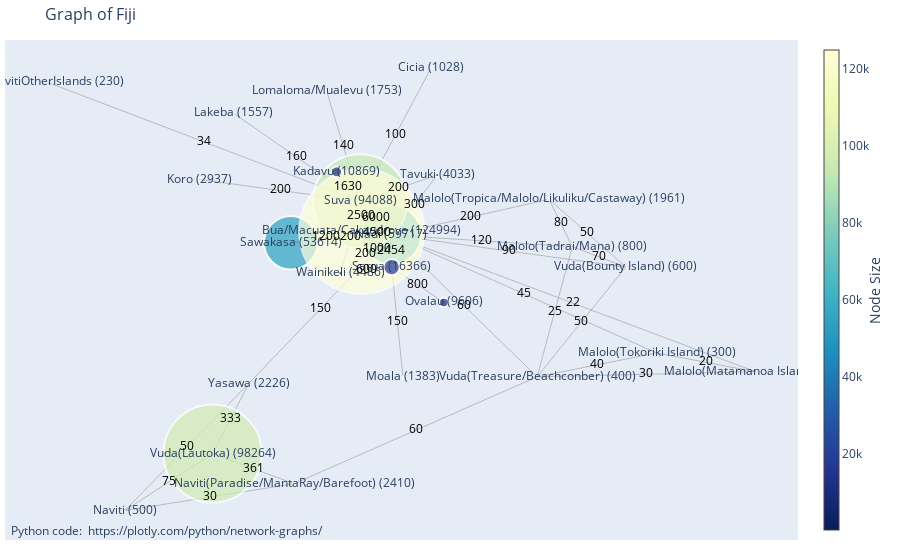
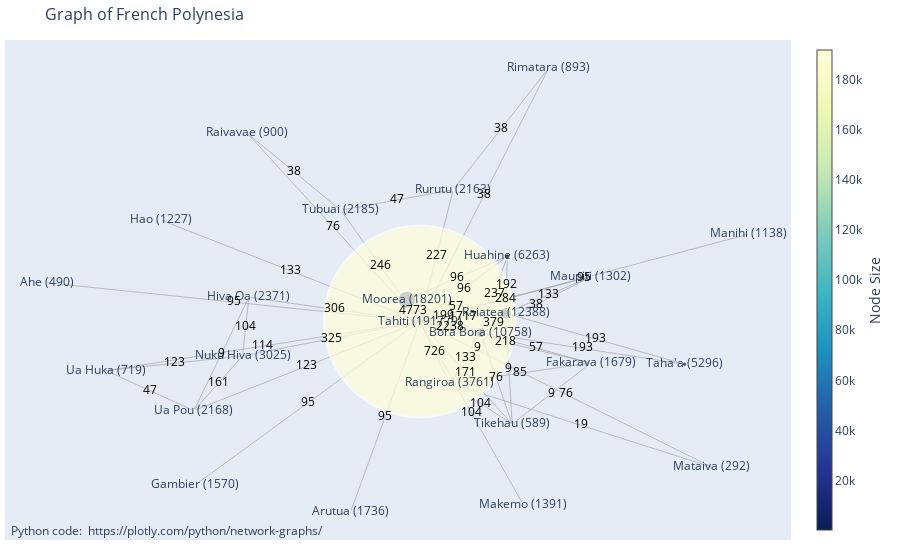
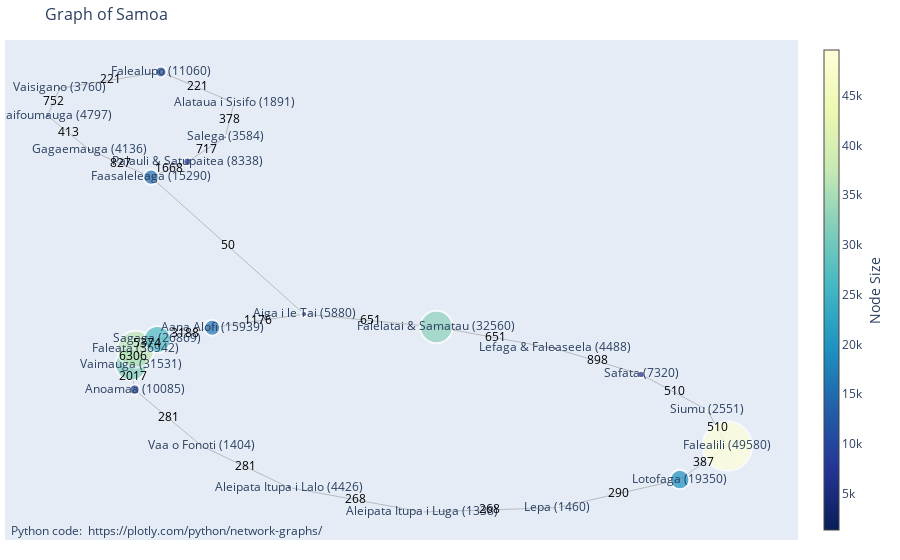

Here is the notebook cell these charts were saved with, in order:
### Code cell
import plotly.graph_objects as go
import networkx as nx

def draw_plotly_graph(json_path, title):
    with open(json_path, 'r') as file:
        df = json.load(file)

    locations = df['n']
    links = df['Connectivity Matrix W']
    ports = df['ports_according_communities']

    location_map = {}
    for location, port_list in ports.items():
        for port in port_list:
            location_map[port.strip()] = location

    G = nx.Graph()

    for location, population in locations.items():
        G.add_node(location, size=population, label=f"{location} ({population})")

    for connection, volume in links.items():
        loc1, loc2 = [location_map[port.strip()] for port in connection.split(',')]
        G.add_edge(loc1, loc2, weight=volume)

    pos = nx.spring_layout(G)
    edge_x = []
    edge_y = []
    edge_text = []
    for edge in G.edges():
        x0, y0 = pos[edge[0]]
        x1, y1 = pos[edge[1]]
        edge_x.extend([x0, x1, None])
        edge_y.extend([y0, y1, None])
        edge_text.append(f'{G[edge[0]][edge[1]]["weight"]}')

    edge_trace = go.Scatter(
        x=edge_x, y=edge_y,
        line=dict(width=0.5, color='#888'),
        hoverinfo='none',
        mode='lines')

    node_x = []
    node_y = []
    node_text = []
    node_size = []
    for node in G.nodes():
        x, y = pos[node]
        node_x.append(x)
        node_y.append(y)
        node_text.append(G.nodes[node]['label'])
        node_size.append(G.nodes[node]['size'])

    node_trace = go.Scatter(
        x=node_x, y=node_y,
        mode='markers+text',
        hoverinfo='text',
        text=node_text,
        marker=dict(
            showscale=True,
            colorscale='YlGnBu',
            reversescale=True,
            color=node_size,
            size=[size / 1000 for size in node_size],
            colorbar=dict(
                thickness=15,
                title='Node Size',
                xanchor='left',
                titleside='right'
            ),
            line_width=2))

    edge_weight_trace = go.Scatter(
        x=[(pos[edge[0]][0] + pos[edge[1]][0]) / 2 for edge in G.edges()],
        y=[(pos[edge[0]][1] + pos[edge[1]][1]) / 2 for edge in G.edges()],
        text=edge_text,
        mode='text',
        hoverinfo='none',
        textfont=dict(color='black')
    )

    fig = go.Figure(data=[edge_trace, node_trace, edge_weight_trace],
                    layout=go.Layout(
                        title=title,
                        titlefont_size=16,
                        showlegend=False,
                        hovermode='closest',
                        margin=dict(b=20, l=5, r=5, t=40),
                        annotations=[dict(
                            text="Python code: <a href='https://plotly.com/python/network-graphs/'> https://plotly.com/python/network-graphs/</a>",
                            showarrow=False,
                            xref="paper", yref="paper",
                            x=0.005, y=-0.002)],
                        xaxis=dict(showgrid=False, zeroline=False, showticklabels=False),
                        yaxis=dict(showgrid=False, zeroline=False, showticklabels=False))
                    )
    fig.show()

# Draw graphs for each network
draw_plotly_graph('fj_network.json', 'Graph of Fiji')
draw_plotly_graph('fp_network.json', 'Graph of French Polynesia')
draw_plotly_graph('ws_network.json', 'Graph of Samoa')

### Figure 1 — Plotly figure (JSON) as saved in the notebook; plotly's stock layout.template omitted (floating-point values rounded to 4 significant figures)
{"data": [{"hoverinfo": "none", "line": {"color": "#888", "width": 0.5}, "mode": "lines", "type": "scatter", "x": [0.02107, 0.4147, null, 0.02107, 0.6064, null, 0.02107, 0.6834, null, 0.02107, 0.4726, null, 0.02107, 0.3849, null, 0.02107, 0.9296, null, 0.02107, -0.3348, null, 0.02107, 0.02182, null, 0.02107, -0.05686, null, 0.02107, 0.1357, null, 0.02107, -0.05273, null, 0.02107, -0.1054, null, -0.2297, -0.05273, null, -0.4252, -0.2216, null, -0.4252, -0.3348, null, -0.4252, -0.6439, null, 0.4147, 0.6064, null, 0.4147, 0.4726, null, 0.6064, 0.4726, null, 0.6064, 0.3849, null, -0.05686, -0.1154, null, -0.05686, 0.1357, null, -0.05686, -0.3731, null, -0.05686, 0.1202, null, -0.05686, -0.1406, null, -0.05686, -0.8367, null, -0.05686, -0.4567, null, -0.05686, -0.05273, null, -0.05686, -0.1054, null, -0.2216, 0.3849, null, -0.2216, -0.6439, null, 0.6834, 0.3849, null, 0.6834, 0.9296, null, 0.4726, 0.3849, null, 0.3849, 0.9296, null, -0.3348, -0.6439, null, -0.05273, 0.02182, null, 0.02182, 0.05034, null, 0.02182, 0.152, null, 0.02182, -0.1054, null], "y": [0.1284, 0.2745, null, 0.1284, -0.003111, null, 0.1284, -0.3546, null, 0.1284, 0.0803, null, 0.1284, -0.4524, null, 0.1284, -0.4315, null, 0.1284, -0.4799, null, 0.1284, -0.003553, null, 0.1284, 0.266, null, 0.1284, 0.3738, null, 0.1284, 0.143, null, 0.1284, -0.02888, null, 0.09632, 0.143, null, -0.7668, -0.8902, null, -0.7668, -0.4799, null, -0.7668, -1, null, 0.2745, -0.003111, null, 0.2745, 0.0803, null, -0.003111, 0.0803, null, -0.003111, -0.4524, null, 0.266, 0.3867, null, 0.266, 0.3738, null, 0.266, 0.6271, null, 0.266, 0.812, null, 0.266, 0.7177, null, 0.266, 0.7531, null, 0.266, 0.3551, null, 0.266, 0.143, null, 0.266, -0.02888, null, -0.8902, -0.4524, null, -0.8902, -1, null, -0.3546, -0.4524, null, -0.3546, -0.4315, null, 0.0803, -0.4524, null, -0.4524, -0.4315, null, -0.4799, -1, null, 0.143, -0.003553, null, -0.003553, -0.4551, null, -0.003553, -0.1481, null, -0.003553, -0.02888, null]}, {"hoverinfo": "text", "marker": {"color": [59717, 53614, 98264, 1961, 600, 94088, 2410, 300, 800, 400, 2226, 150, 500, 124994, 10869, 16366, 4033, 1383, 1557, 1028, 1753, 9606, 230, 2937, 4486], "colorbar": {"thickness": 15, "title": {"side": "right", "text": "Node Size"}, "xanchor": "left"}, "colorscale": [[0, "rgb(255,255,217)"], [0.125, "rgb(237,248,177)"], [0.25, "rgb(199,233,180)"], [0.375, "rgb(127,205,187)"], [0.5, "rgb(65,182,196)"], [0.625, "rgb(29,145,192)"], [0.75, "rgb(34,94,168)"], [0.875, "rgb(37,52,148)"], [1, "rgb(8,29,88)"]], "line": {"width": 2}, "reversescale": true, "showscale": true, "size": [59.72, 53.61, 98.26, 1.961, 0.6, 94.09, 2.41, 0.3, 0.8, 0.4, 2.226, 0.15, 0.5, 125.0, 10.87, 16.37, 4.033, 1.383, 1.557, 1.028, 1.753, 9.606, 0.23, 2.937, 4.486]}, "mode": "markers+text", "text": ["Nadi (59717)", "Sawakasa (53614)", "Vuda(Lautoka) (98264)", "Malolo(Tropica/Malolo/Likuliku/Castaway) (1961)", "Vuda(Bounty Island) (600)", "Suva (94088)", "Naviti(Paradise/MantaRay/Barefoot) (2410)", "Malolo(Tokoriki Island) (300)", "Malolo(Tadrai/Mana) (800)", "Vuda(Treasure/Beachconber) (400)", "Yasawa (2226)", "Malolo(Matamanoa Island) (150)", "Naviti (500)", "Bua/Macuata/Cakaudrove (124994)", "Kadavu (10869)", "Serua (16366)", "Tavuki (4033)", "Moala (1383)", "Lakeba (1557)", "Cicia (1028)", "Lomaloma/Mualevu (1753)", "Ovalau (9606)", "LomaivitiOtherIslands (230)", "Koro (2937)", "Wainikeli (4486)"], "type": "scatter", "x": [0.02107, -0.2297, -0.4252, 0.4147, 0.6064, -0.05686, -0.2216, 0.6834, 0.4726, 0.3849, -0.3348, 0.9296, -0.6439, -0.05273, -0.1154, 0.02182, 0.1357, 0.05034, -0.3731, 0.1202, -0.1406, 0.152, -0.8367, -0.4567, -0.1054], "y": [0.1284, 0.09632, -0.7668, 0.2745, -0.003111, 0.266, -0.8902, -0.3546, 0.0803, -0.4524, -0.4799, -0.4315, -1, 0.143, 0.3867, -0.003553, 0.3738, -0.4551, 0.6271, 0.812, 0.7177, -0.1481, 0.7531, 0.3551, -0.02888]}, {"hoverinfo": "none", "mode": "text", "text": ["200", "90", "45", "120", "60", "22", "150", "2454", "6000", "300", "4500", "200", "1200", "361", "333", "75", "50", "80", "70", "50", "1630", "200", "160", "100", "140", "34", "200", "2500", "200", "60", "30", "40", "20", "25", "30", "50", "1000", "150", "800", "600"], "textfont": {"color": "black"}, "type": "scatter", "x": [0.2179, 0.3137, 0.3522, 0.2468, 0.203, 0.4754, -0.1569, 0.02144, -0.01789, 0.07838, -0.01583, -0.04219, -0.1412, -0.3234, -0.38, -0.5346, 0.5105, 0.4436, 0.5395, 0.4956, -0.08612, 0.03942, -0.215, 0.03169, -0.09872, -0.4468, -0.2568, -0.0548, -0.08115, 0.08165, -0.4328, 0.5342, 0.8065, 0.4288, 0.6573, -0.4893, -0.01546, 0.03608, 0.08689, -0.04181], "y": [0.2014, 0.06266, -0.1131, 0.1044, -0.162, -0.1515, -0.1757, 0.06244, 0.1972, 0.2511, 0.1357, 0.04978, 0.1196, -0.8285, -0.6233, -0.8834, 0.1357, 0.1774, 0.03859, -0.2278, 0.3264, 0.3199, 0.4465, 0.539, 0.4918, 0.5096, 0.3106, 0.2045, 0.1186, -0.6713, -0.9451, -0.4035, -0.393, -0.1861, -0.442, -0.7399, 0.06971, -0.2293, -0.07583, -0.01622]}], "layout": {"annotations": [{"showarrow": false, "text": "Python code: <a href='https://plotly.com/python/network-graphs/'> https://plotly.com/python/network-graphs/</a>", "x": 0.005, "xref": "paper", "y": -0.002, "yref": "paper"}], "hovermode": "closest", "margin": {"b": 20, "l": 5, "r": 5, "t": 40}, "showlegend": false, "title": {"font": {"size": 16}, "text": "Graph of Fiji"}, "xaxis": {"showgrid": false, "showticklabels": false, "zeroline": false}, "yaxis": {"showgrid": false, "showticklabels": false, "zeroline": false}}}

### Figure 2 — Plotly figure (JSON) as saved in the notebook; plotly's stock layout.template omitted (floating-point values rounded to 4 significant figures; data arrays with more than 128 entries replaced by an {"elided": "..."} marker saying what was removed)
{"data": [{"hoverinfo": "none", "line": {"color": "#888", "width": 0.5}, "mode": "lines", "type": "scatter", "x": {"elided": "150 float values"}, "y": {"elided": "150 float values"}}, {"hoverinfo": "text", "marker": {"color": [490, 1736, 10758, 1679, 1570, 1227, 2371, 6263, 1391, 1138, 292, 1302, 18201, 3025, 12388, 900, 3761, 893, 2163, 5296, 191779, 589, 2185, 719, 2168], "colorbar": {"thickness": 15, "title": {"side": "right", "text": "Node Size"}, "xanchor": "left"}, "colorscale": [[0, "rgb(255,255,217)"], [0.125, "rgb(237,248,177)"], [0.25, "rgb(199,233,180)"], [0.375, "rgb(127,205,187)"], [0.5, "rgb(65,182,196)"], [0.625, "rgb(29,145,192)"], [0.75, "rgb(34,94,168)"], [0.875, "rgb(37,52,148)"], [1, "rgb(8,29,88)"]], "line": {"width": 2}, "reversescale": true, "showscale": true, "size": [0.49, 1.736, 10.76, 1.679, 1.57, 1.227, 2.371, 6.263, 1.391, 1.138, 0.292, 1.302, 18.2, 3.025, 12.39, 0.9, 3.761, 0.893, 2.163, 5.296, 191.8, 0.589, 2.185, 0.719, 2.168]}, "mode": "markers+text", "text": ["Ahe (490)", "Arutua (1736)", "Bora Bora (10758)", "Fakarava (1679)", "Gambier (1570)", "Hao (1227)", "Hiva Oa (2371)", "Huahine (6263)", "Makemo (1391)", "Manihi (1138)", "Mataiva (292)", "Maupiti (1302)", "Moorea (18201)", "Nuku Hiva (3025)", "Raiatea (12388)", "Raivavae (900)", "Rangiroa (3761)", "Rimatara (893)", "Rurutu (2163)", "Taha'a (5296)", "Tahiti (191779)", "Tikehau (589)", "Tubuai (2185)", "Ua Huka (719)", "Ua Pou (2168)"], "type": "scatter", "x": [-0.7645, -0.1263, 0.1474, 0.3787, -0.453, -0.5258, -0.3404, 0.2034, 0.2369, 0.7112, 0.6329, 0.3783, -0.008313, -0.3537, 0.1997, -0.3442, 0.08224, 0.2905, 0.08958, 0.5765, 0.01907, 0.2136, -0.1468, -0.6407, -0.4562], "y": [0.1578, -0.7409, -0.03771, -0.1571, -0.6342, 0.4042, 0.1009, 0.2617, -0.7119, 0.3487, -0.5646, 0.1808, 0.09097, -0.1289, 0.03835, 0.7449, -0.2362, 1, 0.5226, -0.1616, 0.005989, -0.3964, 0.4423, -0.1866, -0.3433]}, {"hoverinfo": "none", "mode": "text", "text": ["95", "95", "57", "237", "38", "199", "379", "133", "193", "76", "2238", "85", "218", "9", "95", "133", "104", "306", "9", "96", "192", "96", "104", "95", "19", "76", "133", "284", "57", "4773", "123", "161", "325", "9", "193", "9", "1717", "76", "38", "104", "726", "38", "38", "47", "227", "171", "246", "114", "123", "47"], "textfont": {"color": "black"}, "type": "scatter", "x": [-0.3727, -0.05363, 0.263, 0.1754, 0.2628, 0.06954, 0.1736, 0.1148, 0.3619, 0.1805, 0.08323, 0.2305, 0.1989, 0.2961, -0.217, -0.2534, -0.347, -0.1607, -0.3983, 0.09753, 0.2015, 0.1112, 0.128, 0.3651, 0.3576, 0.326, 0.289, 0.1987, 0.0957, 0.005376, -0.4972, -0.4049, -0.1673, 0.141, 0.3881, 0.2066, 0.1094, -0.1626, -0.2455, 0.1479, 0.05065, 0.1901, 0.1548, -0.02863, 0.05432, 0.1163, -0.06388, -0.3108, -0.2185, -0.5484], "y": [0.08189, -0.3675, -0.0974, 0.112, 0.07155, 0.02663, 0.0003179, -0.137, -0.09968, -0.217, -0.01586, -0.1967, -0.07555, -0.2767, -0.3141, 0.2051, -0.01396, 0.05346, -0.1212, 0.1763, 0.15, 0.1338, -0.3529, 0.1774, -0.4004, -0.2793, 0.1096, 0.0934, 0.06466, 0.04848, -0.1577, -0.2361, -0.06144, -0.09894, -0.06164, -0.179, 0.02217, 0.3754, 0.5936, -0.3163, -0.1151, 0.7613, 0.503, 0.4825, 0.2643, -0.1952, 0.2242, -0.0903, -0.1686, -0.2649]}], "layout": {"annotations": [{"showarrow": false, "text": "Python code: <a href='https://plotly.com/python/network-graphs/'> https://plotly.com/python/network-graphs/</a>", "x": 0.005, "xref": "paper", "y": -0.002, "yref": "paper"}], "hovermode": "closest", "margin": {"b": 20, "l": 5, "r": 5, "t": 40}, "showlegend": false, "title": {"font": {"size": 16}, "text": "Graph of French Polynesia"}, "xaxis": {"showgrid": false, "showticklabels": false, "zeroline": false}, "yaxis": {"showgrid": false, "showticklabels": false, "zeroline": false}}}

### Figure 3 — Plotly figure (JSON) as saved in the notebook; plotly's stock layout.template omitted (floating-point values rounded to 4 significant figures)
{"data": [{"hoverinfo": "none", "line": {"color": "#888", "width": 0.5}, "mode": "lines", "type": "scatter", "x": [-0.2281, -0.3164, null, -0.2281, -0.1758, null, -0.2281, -0.008814, null, -0.3164, -0.3762, null, -0.3762, -0.3592, null, -0.3592, -0.214, null, -0.214, -0.109, null, -0.109, -0.122, null, -0.122, -0.1758, null, -0.2567, -0.2517, null, -0.2567, -0.2501, null, -0.2501, -0.2189, null, -0.2189, -0.1405, null, -0.1405, -0.008814, null, -0.008814, 0.1806, null, 0.1806, 0.35, null, 0.35, 0.4739, null, 0.4739, 0.5685, null, 0.5685, 0.5974, null, 0.5974, 0.5293, null, 0.5293, 0.3539, null, 0.3539, 0.16, null, 0.16, -0.03067, null, -0.03067, -0.1555, null, -0.1555, -0.2517, null], "y": [0.5573, 0.6717, null, 0.5573, 0.6225, null, 0.5573, -0.01912, null, 0.6717, 0.8156, null, 0.8156, 0.9307, null, 0.9307, 1, null, 1, 0.87, null, 0.87, 0.7243, null, 0.7243, 0.6225, null, -0.2324, -0.3373, null, -0.2324, -0.1673, null, -0.1673, -0.1258, null, -0.1258, -0.07659, null, -0.07659, -0.01912, null, -0.01912, -0.07359, null, -0.07359, -0.1638, null, -0.1638, -0.2732, null, -0.2732, -0.4228, null, -0.4228, -0.5747, null, -0.5747, -0.7156, null, -0.7156, -0.834, null, -0.834, -0.8522, null, -0.8522, -0.7492, null, -0.7492, -0.5745, null, -0.5745, -0.3373, null]}, {"hoverinfo": "text", "marker": {"color": [15290, 4136, 4797, 3760, 11060, 1891, 3584, 8338, 31531, 36942, 26869, 15939, 5880, 32560, 4488, 7320, 2551, 49580, 19350, 1460, 1338, 4426, 1404, 10085], "colorbar": {"thickness": 15, "title": {"side": "right", "text": "Node Size"}, "xanchor": "left"}, "colorscale": [[0, "rgb(255,255,217)"], [0.125, "rgb(237,248,177)"], [0.25, "rgb(199,233,180)"], [0.375, "rgb(127,205,187)"], [0.5, "rgb(65,182,196)"], [0.625, "rgb(29,145,192)"], [0.75, "rgb(34,94,168)"], [0.875, "rgb(37,52,148)"], [1, "rgb(8,29,88)"]], "line": {"width": 2}, "reversescale": true, "showscale": true, "size": [15.29, 4.136, 4.797, 3.76, 11.06, 1.891, 3.584, 8.338, 31.53, 36.94, 26.87, 15.94, 5.88, 32.56, 4.488, 7.32, 2.551, 49.58, 19.35, 1.46, 1.338, 4.426, 1.404, 10.09]}, "mode": "markers+text", "text": ["Faasaleleaga (15290)", "Gagaemauga (4136)", "Gagaifoumauga (4797)", "Vaisigano (3760)", "Falealupo (11060)", "Alataua i Sisifo (1891)", "Salega (3584)", "Palauli & Satupaitea (8338)", "Vaimauga (31531)", "Faleata (36942)", "Sagaga (26869)", "Aana Alofi (15939)", "Aiga i le Tai (5880)", "Falelatai & Samatau (32560)", "Lefaga & Faleaseela (4488)", "Safata (7320)", "Siumu (2551)", "Falealili (49580)", "Lotofaga (19350)", "Lepa (1460)", "Aleipata Itupa i Luga (1338)", "Aleipata Itupa i Lalo (4426)", "Vaa o Fonoti (1404)", "Anoamaa (10085)"], "type": "scatter", "x": [-0.2281, -0.3164, -0.3762, -0.3592, -0.214, -0.109, -0.122, -0.1758, -0.2567, -0.2501, -0.2189, -0.1405, -0.008814, 0.1806, 0.35, 0.4739, 0.5685, 0.5974, 0.5293, 0.3539, 0.16, -0.03067, -0.1555, -0.2517], "y": [0.5573, 0.6717, 0.8156, 0.9307, 1, 0.87, 0.7243, 0.6225, -0.2324, -0.1673, -0.1258, -0.07659, -0.01912, -0.07359, -0.1638, -0.2732, -0.4228, -0.5747, -0.7156, -0.834, -0.8522, -0.7492, -0.5745, -0.3373]}, {"hoverinfo": "none", "mode": "text", "text": ["827", "1668", "50", "413", "752", "221", "221", "378", "717", "2017", "6306", "5374", "3188", "1176", "651", "651", "898", "510", "510", "387", "290", "268", "268", "281", "281"], "textfont": {"color": "black"}, "type": "scatter", "x": [-0.2722, -0.2019, -0.1184, -0.3463, -0.3677, -0.2866, -0.1615, -0.1155, -0.1489, -0.2542, -0.2534, -0.2345, -0.1797, -0.07466, 0.08591, 0.2653, 0.4119, 0.5212, 0.5829, 0.5633, 0.4416, 0.257, 0.06467, -0.09307, -0.2036], "y": [0.6145, 0.5899, 0.2691, 0.7436, 0.8731, 0.9653, 0.935, 0.7972, 0.6734, -0.2848, -0.1999, -0.1465, -0.1012, -0.04785, -0.04635, -0.1187, -0.2185, -0.348, -0.4987, -0.6451, -0.7748, -0.8431, -0.8007, -0.6619, -0.4559]}], "layout": {"annotations": [{"showarrow": false, "text": "Python code: <a href='https://plotly.com/python/network-graphs/'> https://plotly.com/python/network-graphs/</a>", "x": 0.005, "xref": "paper", "y": -0.002, "yref": "paper"}], "hovermode": "closest", "margin": {"b": 20, "l": 5, "r": 5, "t": 40}, "showlegend": false, "title": {"font": {"size": 16}, "text": "Graph of Samoa"}, "xaxis": {"showgrid": false, "showticklabels": false, "zeroline": false}, "yaxis": {"showgrid": false, "showticklabels": false, "zeroline": false}}}
